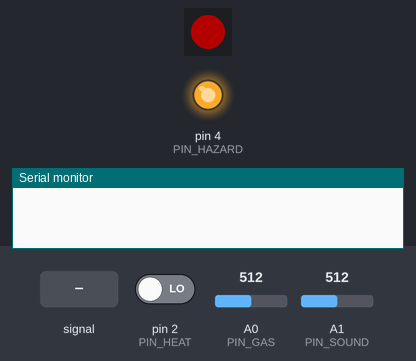
Recording of a program running on a simulated Arduino Nano, built with avr-gcc and run on an emulated ATmega328P. On the bench: 1 RGB LEDs in strip order, left to right, output pins drawn as LEDs (lit = HIGH), the last lines printed to the serial monitor. The test bench sets the inputs (shaded band); at power-on: A0 (PIN_GAS) = 512, pin 2 (PIN_HEAT) LOW, A1 (PIN_SOUND) = 512. Dim RGB values are drawn brighter than linear.

Above: at 0.8 s.
0.9 s: A0 (PIN_GAS) set to 422
3.5 s: A0 (PIN_GAS) set to 391
At 4.1 s:
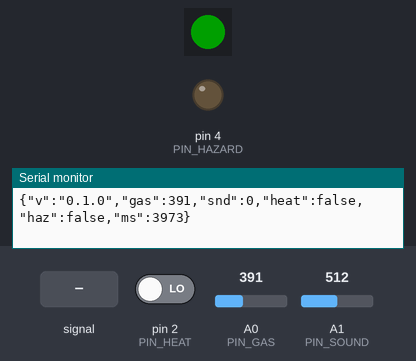
5.1 s: A1 (PIN_SOUND) fed a 200 Hz sine of ±255 counts around its level
At 6.4 s:
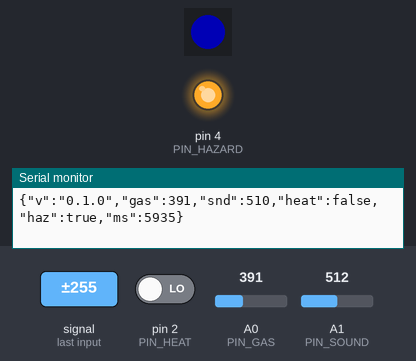
6.7 s: pin 2 (PIN_HEAT) driven HIGH
9.4 s: A1 (PIN_SOUND) set to 716
At 10.6 s:
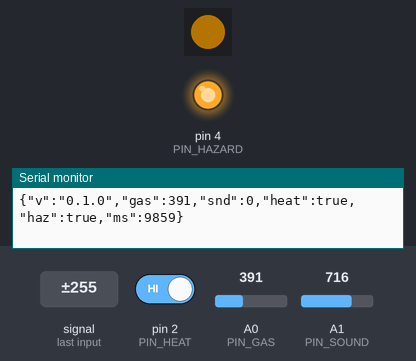
11.1 s: pin 2 (PIN_HEAT) driven LOW
At 12.2 s:
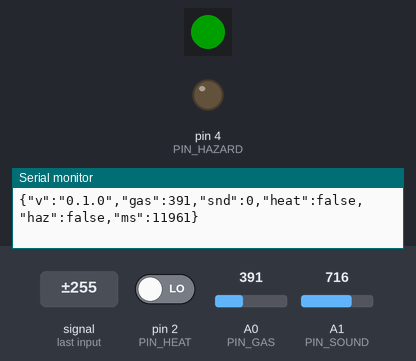
Timing chart, 0 to 13.8 s (numbered marks = the images above; inputs shaded):
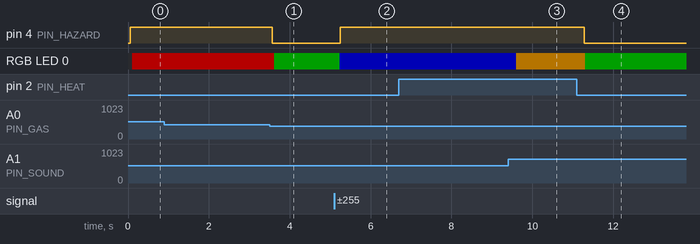

The program:

main.cpp
```cpp
// PROJECT T.E.R.R.A. - robot-side firmware (FreeRTOS)
// Tasks: Sense -> (queue) -> Hazard / Status LED / Telemetry JSON
#include <Arduino.h>
#if defined(TERRA_NANO)
  #include <Arduino_FreeRTOS.h>
  #include <queue.h>
#else
  #include <freertos/FreeRTOS.h>
  #include <freertos/task.h>
  #include <freertos/queue.h>
#endif
#include <ArduinoJson.h>
#include <FastLED.h>
#include "config.h"
#include "telemetry.h"
#if defined(TERRA_ESP32S3)
  #include "thermal.h"
  #include "camera_web.h"
#endif

static QueueHandle_t telemetryQ;   // length-1 "latest value" mailbox
static CRGB statusLed[1];

static bool readLatest(Telemetry &t) { return xQueuePeek(telemetryQ, &t, 0) == pdTRUE; }

// Used by the web viewer (camera_web.cpp).
bool terraLatestTelemetry(Telemetry &t) { return readLatest(t); }

static void taskSense(void *) {
  for (;;) {
    Telemetry t{};
    t.gas = analogRead(PIN_GAS);
#if defined(TERRA_ESP32S3)
    t.heat = thermalHeatDetected();          // warm target seen by the AMG8833 grid
#else
    t.heat = digitalRead(PIN_HEAT) == HIGH;
#endif

    uint16_t lo = ADC_MAX, hi = 0;
    uint32_t start = millis();
    while (millis() - start < SOUND_WINDOW_MS) {
      uint16_t v = analogRead(PIN_SOUND);
      if (v < lo) lo = v;
      if (v > hi) hi = v;
    }
    t.soundPP = hi - lo;
    t.gasAlert = t.gas > GAS_ALERT_RAW;
    t.soundAlert = t.soundPP > SOUND_ALERT_RAW;
    t.uptimeMs = millis();
    xQueueOverwrite(telemetryQ, &t);
    vTaskDelay(pdMS_TO_TICKS(SENSE_PERIOD_MS));
  }
}

// Drives CAT6 Pin 8 so the operator's LED + buzzer fire.
static void taskHazard(void *) {
  for (;;) {
    Telemetry t;
    digitalWrite(PIN_HAZARD, (readLatest(t) && anyHazard(t)) ? HIGH : LOW);
    vTaskDelay(pdMS_TO_TICKS(50));
  }
}

// Green = OK, Red = toxic gas, Blue = survivor sound, Orange = heat signature.
static void taskStatus(void *) {
  for (;;) {
    Telemetry t;
    CRGB c = CRGB::Black;
    if (readLatest(t)) {
      if (t.gasAlert)        c = CRGB::Red;
      else if (t.soundAlert) c = CRGB::Blue;
      else if (t.heat)       c = CRGB::Orange;
      else                   c = CRGB::Green;
    }
    statusLed[0] = c;
    FastLED.show();
    vTaskDelay(pdMS_TO_TICKS(STATUS_PERIOD_MS));
  }
}

static void taskTelemetry(void *) {
  for (;;) {
    Telemetry t;
    if (readLatest(t)) {
      JsonDocument doc;
      doc["v"] = TERRA_VERSION;
      doc["gas"] = t.gas;
      doc["snd"] = t.soundPP;
      doc["heat"] = t.heat;
      doc["haz"] = anyHazard(t);
      doc["ms"] = t.uptimeMs;
      serializeJson(doc, Serial);
      Serial.println();
    }
    vTaskDelay(pdMS_TO_TICKS(TELEMETRY_PERIOD_MS));
  }
}

void setup() {
  Serial.begin(115200);
#if !defined(TERRA_ESP32S3)
  pinMode(PIN_HEAT, INPUT);
#endif
  pinMode(PIN_HAZARD, OUTPUT);
  digitalWrite(PIN_HAZARD, LOW);
  FastLED.addLeds<WS2812B, PIN_STATUS, GRB>(statusLed, 1);
  FastLED.setBrightness(64);

  telemetryQ = xQueueCreate(1, sizeof(Telemetry));
  xTaskCreate(taskSense,     "sense",  STACK_LARGE, nullptr, 3, nullptr);
  xTaskCreate(taskHazard,    "hazard", STACK_SMALL, nullptr, 2, nullptr);
  xTaskCreate(taskStatus,    "status", STACK_SMALL, nullptr, 1, nullptr);
  xTaskCreate(taskTelemetry, "telem",  STACK_LARGE, nullptr, 1, nullptr);
#if defined(TERRA_ESP32S3)
  thermalBegin();                            // the task below retries if the sensor is not ready yet
  xTaskCreate(thermalTask, "thermal", 6144, nullptr, 2, nullptr);
  webBegin();                                // Wi-Fi + camera + live viewer
#endif
#if defined(TERRA_NANO)
  vTaskStartScheduler();
#endif
}

void loop() {}  // all work happens in FreeRTOS tasks
```

telemetry.h
```cpp
#pragma once
#include <Arduino.h>

struct Telemetry {
  uint16_t gas;       // raw ADC
  uint16_t soundPP;   // peak-to-peak sound amplitude
  bool     heat;      // body-heat / thermal presence
  bool     gasAlert;
  bool     soundAlert;
  uint32_t uptimeMs;
};

inline bool anyHazard(const Telemetry &t) { return t.gasAlert || t.soundAlert || t.heat; }

// Latest sensor snapshot (defined in main.cpp). Used by the web viewer.
bool terraLatestTelemetry(Telemetry &t);
```

camera_web.cpp
```cpp
// Wi-Fi + camera + live viewer (ESP32-S3 only).
#if defined(TERRA_ESP32S3)
#include <stdarg.h>
#include <stdio.h>
#include <WiFi.h>
#include <esp_camera.h>
#include <esp_http_server.h>
#include "config.h"
#include "telemetry.h"
#include "thermal.h"
#include "camera_web.h"
#include "web_page.h"

namespace {

httpd_handle_t g_web    = nullptr;   // port 80: page + JSON
httpd_handle_t g_stream = nullptr;   // port 81: MJPEG (blocks while a viewer is connected)
bool           g_camOk  = false;

// ------------------------------------------------------------------ Wi-Fi
void wifiBegin() {
  bool sta = false;
  if (WIFI_STA_SSID[0] != '\0') {
    WiFi.mode(WIFI_STA);
    WiFi.begin(WIFI_STA_SSID, WIFI_STA_PASS);
    uint32_t t0 = millis();
    while (WiFi.status() != WL_CONNECTED && millis() - t0 < 12000) delay(200);
    sta = (WiFi.status() == WL_CONNECTED);
  }
  if (!sta) {
    WiFi.mode(WIFI_AP);
    WiFi.softAP(WIFI_AP_SSID, WIFI_AP_PASS);
  }
  WiFi.setSleep(false);   // lower latency for the video stream
  IPAddress ip = sta ? WiFi.localIP() : WiFi.softAPIP();
  Serial.printf("# viewer: http://%s/  (%s)\n", ip.toString().c_str(),
                sta ? "joined your Wi-Fi" : "rover hotspot");
}

// ------------------------------------------------------------------ Camera
bool cameraBegin() {
  camera_config_t c = {};
  c.ledc_channel = LEDC_CHANNEL_0;
  c.ledc_timer   = LEDC_TIMER_0;
  c.pin_d0 = CAM_PIN_Y2;  c.pin_d1 = CAM_PIN_Y3;  c.pin_d2 = CAM_PIN_Y4;  c.pin_d3 = CAM_PIN_Y5;
  c.pin_d4 = CAM_PIN_Y6;  c.pin_d5 = CAM_PIN_Y7;  c.pin_d6 = CAM_PIN_Y8;  c.pin_d7 = CAM_PIN_Y9;
  c.pin_xclk  = CAM_PIN_XCLK;
  c.pin_pclk  = CAM_PIN_PCLK;
  c.pin_vsync = CAM_PIN_VSYNC;
  c.pin_href  = CAM_PIN_HREF;
  c.pin_sccb_sda = CAM_PIN_SIOD;
  c.pin_sccb_scl = CAM_PIN_SIOC;
  c.pin_pwdn  = CAM_PIN_PWDN;
  c.pin_reset = CAM_PIN_RESET;
  c.xclk_freq_hz = 20000000;
  c.pixel_format = PIXFORMAT_JPEG;
  c.frame_size   = FRAMESIZE_VGA;        // 640x480 = same 4:3 shape as the overlay
  c.jpeg_quality = CAM_JPEG_QUALITY;
  c.fb_count     = 2;
  c.fb_location  = CAMERA_FB_IN_PSRAM;   // needs the N16R8's PSRAM
  c.grab_mode    = CAMERA_GRAB_LATEST;   // always show the newest frame

  esp_err_t err = esp_camera_init(&c);
  if (err != ESP_OK) {
    Serial.printf("# camera: init failed (0x%x) - check wiring and CAM_PIN_* in config.h\n", err);
    return false;
  }
  sensor_t *s = esp_camera_sensor_get();
  if (s) {
    s->set_hmirror(s, CAM_HFLIP ? 1 : 0);
    s->set_vflip(s, CAM_VFLIP ? 1 : 0);
  }
  Serial.println("# camera: ready");
  return true;
}

// ------------------------------------------------------------------ HTTP handlers
esp_err_t indexHandler(httpd_req_t *req) {
  httpd_resp_set_type(req, "text/html");
  return httpd_resp_send(req, INDEX_HTML, HTTPD_RESP_USE_STRLEN);
}

esp_err_t noContentHandler(httpd_req_t *req) {   // favicon etc.
  httpd_resp_set_status(req, "204 No Content");
  return httpd_resp_send(req, nullptr, 0);
}

// Appends printf-style text to buf (no heap, no ArduinoJson: the output is tiny and fixed-shape).
void jsonPut(char *buf, size_t size, size_t &n, const char *fmt, ...) {
  if (n >= size) return;
  va_list ap;
  va_start(ap, fmt);
  int w = vsnprintf(buf + n, size - n, fmt, ap);
  va_end(ap);
  if (w > 0) n += (size_t)w;
  if (n >= size) n = size - 1;
}

esp_err_t thermalHandler(httpd_req_t *req) {
  ThermalFrame f;
  bool ok = thermalLatest(f);
  Telemetry t{};
  terraLatestTelemetry(t);

  static char buf[1280];
  size_t n = 0;
  jsonPut(buf, sizeof(buf), n, "{\"ok\":%s,\"ms\":%lu,\"gas\":%u,\"snd\":%u,\"haz\":%s",
      ok ? "true" : "false", (unsigned long)t.uptimeMs, (unsigned)t.gas, (unsigned)t.soundPP,
      anyHazard(t) ? "true" : "false");
  if (ok) {
    jsonPut(buf, sizeof(buf), n, ",\"t\":[");
    for (uint8_t i = 0; i < terra::THERMAL_N; i++) jsonPut(buf, sizeof(buf), n, i ? ",%.1f" : "%.1f", (double)f.c[i]);
    jsonPut(buf, sizeof(buf), n, "],\"min\":%.1f,\"max\":%.1f,\"base\":%.1f,\"cell\":%u,\"found\":%s,\"ang\":%.1f,"
        "\"dir\":\"%s\",\"act\":\"%s\"",
        (double)f.r.minC, (double)f.r.maxC, (double)f.r.baselineC, (unsigned)f.r.hotIndex, f.r.found ? "true" : "false",
        (double)f.r.angleDeg, terra::directionName(f.r.dir), terra::actionFor(f.r));
  }
  jsonPut(buf, sizeof(buf), n, "%c", '}');

  httpd_resp_set_type(req, "application/json");
  httpd_resp_set_hdr(req, "Cache-Control", "no-store");
  httpd_resp_set_hdr(req, "Access-Control-Allow-Origin", "*");
  return httpd_resp_send(req, buf, n);
}

esp_err_t streamHandler(httpd_req_t *req) {
  if (!g_camOk) {
    httpd_resp_send_err(req, HTTPD_500_INTERNAL_SERVER_ERROR, "camera not available");
    return ESP_FAIL;
  }
  httpd_resp_set_type(req, "multipart/x-mixed-replace;boundary=terraframe");
  httpd_resp_set_hdr(req, "Access-Control-Allow-Origin", "*");
  httpd_resp_set_hdr(req, "Cache-Control", "no-store");

  esp_err_t res = ESP_OK;
  while (res == ESP_OK) {
    camera_fb_t *fb = esp_camera_fb_get();
    if (!fb) { res = ESP_FAIL; break; }
    char hdr[96];
    int hl = snprintf(hdr, sizeof(hdr),
                      "\r\n--terraframe\r\nContent-Type: image/jpeg\r\nContent-Length: %u\r\n\r\n",
                      (unsigned)fb->len);
    res = httpd_resp_send_chunk(req, hdr, hl);
    if (res == ESP_OK) res = httpd_resp_send_chunk(req, (const char *)fb->buf, fb->len);
    esp_camera_fb_return(fb);       // always give the buffer back
  }
  return res;
}

}  // namespace

// ------------------------------------------------------------------ public
void webBegin() {
  wifiBegin();
  g_camOk = cameraBegin();

  httpd_config_t cfg = HTTPD_DEFAULT_CONFIG();
  cfg.server_port = 80;
  cfg.stack_size  = 8192;
  cfg.max_uri_handlers = 6;
  cfg.lru_purge_enable = true;

  httpd_uri_t indexUri   = {.uri = "/",            .method = HTTP_GET, .handler = indexHandler,     .user_ctx = nullptr};
  httpd_uri_t thermalUri = {.uri = "/thermal",     .method = HTTP_GET, .handler = thermalHandler,   .user_ctx = nullptr};
  httpd_uri_t iconUri    = {.uri = "/favicon.ico", .method = HTTP_GET, .handler = noContentHandler, .user_ctx = nullptr};
  if (httpd_start(&g_web, &cfg) == ESP_OK) {
    httpd_register_uri_handler(g_web, &indexUri);
    httpd_register_uri_handler(g_web, &thermalUri);
    httpd_register_uri_handler(g_web, &iconUri);
  } else {
    Serial.println("# web: could not start the page server");
  }

  httpd_config_t scfg = HTTPD_DEFAULT_CONFIG();
  scfg.server_port = 81;
  scfg.ctrl_port  += 1;              // a second server needs its own control port
  scfg.stack_size  = 8192;
  httpd_uri_t streamUri = {.uri = "/stream", .method = HTTP_GET, .handler = streamHandler, .user_ctx = nullptr};
  if (httpd_start(&g_stream, &scfg) == ESP_OK) {
    httpd_register_uri_handler(g_stream, &streamUri);
  } else {
    Serial.println("# web: could not start the stream server");
  }
}

#endif  // TERRA_ESP32S3
```

thermal.cpp
```cpp
// AMG8833 8x8 thermal sensor driver + target detection (ESP32-S3 only).
#if defined(TERRA_ESP32S3)
#include <Wire.h>
#include <freertos/FreeRTOS.h>
#include <freertos/task.h>
#include <freertos/semphr.h>
#include "config.h"
#include "thermal.h"

namespace {

constexpr uint8_t REG_PCTL  = 0x00;  // power control
constexpr uint8_t REG_RST   = 0x01;  // reset
constexpr uint8_t REG_FPSC  = 0x02;  // frame rate (0 = 10 fps)
constexpr uint8_t REG_INTC  = 0x03;  // interrupt control
constexpr uint8_t REG_PIXEL = 0x80;  // 64 pixels x 2 bytes

uint8_t           g_addr  = AMG_I2C_ADDR;
SemaphoreHandle_t g_mtx   = nullptr;
ThermalFrame      g_frame = {};
volatile bool     g_heat  = false;

bool writeReg(uint8_t reg, uint8_t val) {
  Wire.beginTransmission(g_addr);
  Wire.write(reg);
  Wire.write(val);
  return Wire.endTransmission() == 0;
}

bool probe(uint8_t addr) {
  Wire.beginTransmission(addr);
  return Wire.endTransmission() == 0;
}

bool initSensor() {
  const uint8_t candidates[2] = {AMG_I2C_ADDR, (uint8_t)(AMG_I2C_ADDR ^ 0x01)};  // 0x69 <-> 0x68
  bool found = false;
  for (uint8_t a : candidates) {
    if (probe(a)) { g_addr = a; found = true; break; }
  }
  if (!found) return false;
  bool ok = writeReg(REG_PCTL, 0x00);   // normal mode
  vTaskDelay(pdMS_TO_TICKS(50));
  ok &= writeReg(REG_RST, 0x3F);        // initial reset
  ok &= writeReg(REG_INTC, 0x00);       // no interrupts
  ok &= writeReg(REG_FPSC, 0x00);       // 10 fps
  vTaskDelay(pdMS_TO_TICKS(100));
  return ok;
}

// Reads the 8x8 grid. Pixel format: 12-bit sign-magnitude, 0.25 degC per step.
bool readPixels(float *out) {
  uint8_t raw[128];
  for (uint8_t off = 0; off < 128; off += 32) {       // 32-byte chunks fit any I2C buffer
    Wire.beginTransmission(g_addr);
    Wire.write((uint8_t)(REG_PIXEL + off));
    if (Wire.endTransmission(false) != 0) return false;
    if (Wire.requestFrom((uint8_t)g_addr, (uint8_t)32) != 32) return false;
    for (uint8_t i = 0; i < 32; i++) raw[off + i] = Wire.read();
  }
  for (uint8_t i = 0; i < terra::THERMAL_N; i++) {
    uint16_t v   = (uint16_t)raw[2 * i] | ((uint16_t)raw[2 * i + 1] << 8);
    float    mag = (float)(v & 0x7FF);
    float    c   = ((v & 0x800) ? -mag : mag) * 0.25f;
    if (c < -20.0f || c > 120.0f) return false;      // garbage read
    out[i] = c;
  }
  return true;
}

}  // namespace

bool thermalBegin() {
  g_mtx = xSemaphoreCreateMutex();
  Wire.begin(PIN_I2C_SDA, PIN_I2C_SCL, 400000);
  Wire.setTimeOut(50);
  bool ok = initSensor();
  Serial.println(ok ? "# thermal: AMG8833 found" : "# thermal: AMG8833 NOT found - check SDA/SCL wiring");
  return ok;
}

void thermalTask(void *) {
  float smooth[terra::THERMAL_N] = {};
  bool  haveSmooth = false;
  uint8_t fails = 0;

  for (;;) {
    float raw[terra::THERMAL_N];
    if (readPixels(raw)) {
      fails = 0;
      float oriented[terra::THERMAL_N];
      for (uint8_t y = 0; y < terra::THERMAL_H; y++) {
        for (uint8_t x = 0; x < terra::THERMAL_W; x++) {
          uint8_t sx = THERMAL_FLIP_X ? (terra::THERMAL_W - 1 - x) : x;
          uint8_t sy = THERMAL_FLIP_Y ? (terra::THERMAL_H - 1 - y) : y;
          oriented[y * terra::THERMAL_W + x] = raw[sy * terra::THERMAL_W + sx];
        }
      }
      for (uint8_t i = 0; i < terra::THERMAL_N; i++) {
        smooth[i] = haveSmooth ? THERMAL_SMOOTH * smooth[i] + (1.0f - THERMAL_SMOOTH) * oriented[i]
                               : oriented[i];
      }
      haveSmooth = true;

      ThermalFrame f;
      for (uint8_t i = 0; i < terra::THERMAL_N; i++) f.c[i] = smooth[i];
      f.r = terra::analyseThermal(f.c, THERMAL_FOV_DEG, HEAT_MIN_DELTA_C, HEAT_MIN_ABS_C,
                                  CENTRE_DEADBAND_DEG);
      f.ms = millis();
      f.valid = true;
      if (xSemaphoreTake(g_mtx, pdMS_TO_TICKS(20)) == pdTRUE) {
        g_frame = f;
        xSemaphoreGive(g_mtx);
      }
      g_heat = f.r.found;
    } else if (++fails >= 5) {
      g_heat = false;
      haveSmooth = false;
      if (xSemaphoreTake(g_mtx, pdMS_TO_TICKS(20)) == pdTRUE) {
        g_frame.valid = false;
        xSemaphoreGive(g_mtx);
      }
      initSensor();       // try to bring the sensor back
      fails = 0;
      vTaskDelay(pdMS_TO_TICKS(400));
    }
    vTaskDelay(pdMS_TO_TICKS(THERMAL_PERIOD_MS));
  }
}

bool thermalLatest(ThermalFrame &out) {
  if (!g_mtx || xSemaphoreTake(g_mtx, pdMS_TO_TICKS(20)) != pdTRUE) return false;
  out = g_frame;
  xSemaphoreGive(g_mtx);
  return out.valid;
}

bool thermalHeatDetected() { return g_heat; }

#endif  // TERRA_ESP32S3
```

Source omitted: config.h (4707 bytes)

Measured:
- the behaviour switches between 410 and 409 on A0 (PIN_GAS) (found by bisection; images 0 and 1)
- after the input at 3.5 s, pin 4 (PIN_HAZARD): HIGH → LOW after 0.07 s; RGB LED 0: RGB(64, 0, 0) → RGB(0, 32, 0) after 0.12 s
- after the input at 5.1 s, pin 4 (PIN_HAZARD): LOW → HIGH after 0.15 s; RGB LED 0: RGB(0, 32, 0) → RGB(0, 0, 64) after 0.14 s
- after the input at 9.4 s, RGB LED 0: RGB(0, 0, 64) → RGB(64, 41, 0) after 0.20 s
- after the input at 11.1 s, pin 4 (PIN_HAZARD): HIGH → LOW after 0.18 s; RGB LED 0: RGB(64, 41, 0) → RGB(0, 32, 0) after 0.21 s
